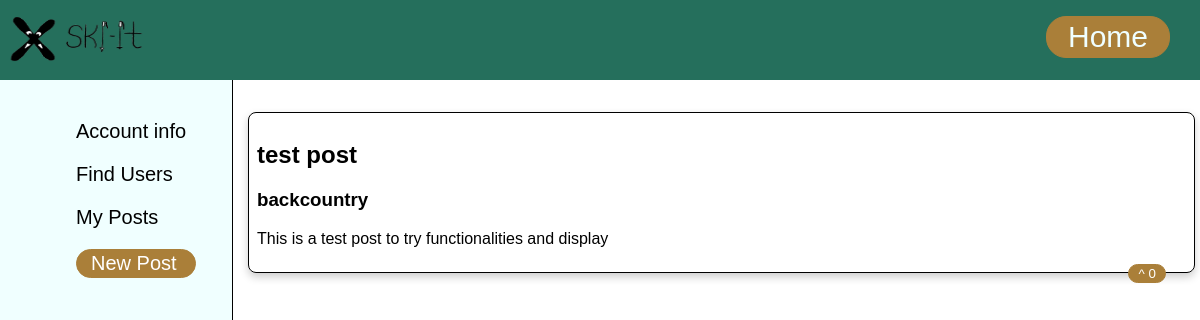
Page /routes/account.php (signed in) on the committed database.
### tables this page shows
CREATE TABLE `posts`(
    `post_id` INT AUTO_INCREMENT PRIMARY KEY,
    `username` varchar(255) NOT NULL,
    `title` VARCHAR(255) NOT NULL,
    `content` TEXT NOT NULL,
    `type` ENUM('resort', 'backcountry') NOT NULL,
    `post_date` TIMESTAMP DEFAULT CURRENT_TIMESTAMP,
    `likes` INT DEFAULT 0,
    `post_img` VARCHAR(255) DEFAULT NULL,
    FOREIGN KEY(username) REFERENCES users(username) ON DELETE CASCADE ON UPDATE CASCADE
);

### routes/account.php (the view, shortened to what this page needs)
<!DOCTYPE HTML>
<head lang="en">
    <link rel="stylesheet" href="../css/header.css">
    <link rel="stylesheet" href="../css/account.css">
</head>
<?php include 'headers/header2.php'; ?>
<body>
    <div class="menu">
        <ul>
            <li>Account info</li>
            <li>Find Users</li>
            <li>My Posts</li>
            <li><a id="makePost" href="makePost.php">New Post</a></li>
        </ul>
    </div>
    <div class="main">
        <?php
            $pdo = connectToDatabase();
            $query = "SELECT * FROM posts WHERE username = ? ORDER BY post_date DESC";
            $stmt = $pdo->prepare($query);
            $stmt->bindValue(1, $_SESSION['username']);
            $stmt->execute();
            if ($stmt->rowCount() > 0) {
                while ($post = $stmt->fetch(PDO::FETCH_ASSOC)) {
                    echo "<div class='post'>";
                    echo "<h2>" . $post['title'] . "</h2>";
                    echo "<h3>" . $post['type'] . "</h3>";
                    echo "<p>" . $post['content'] . "</p>";
                    echo "<p><button class='like-button' onClick=incrementLikes(this)>^ " . $post['likes'] . "</button></p>";
                    echo "</div>";
                }
            }
        ?>
    </div>
</body>

### css/header.css (style rules this page uses)
.menu { position: fixed; overflow: scroll; top:80px; left:0; padding: 0 1em 0 1em; height:100vh; background-color: azure; margin: 0em 2em 0em 0em; width: 200px; display:flex; flex-direction:column; font-family: 'Montserrat', sans-serif; border-right: solid 1px black; z-index: 100; }
.menu ul { list-style:none; font-size: 20px; }
.menu ul li { text-decoration: none; vertical-align: center; text-align: left; margin: 1em 1em 1em 1em; cursor: pointer; transition: background-color 0.3s ease; }
.main { position: relative; top:80px; left:200px; font-family: "Comic sans MS", "Comic Sans", "cursive", sans-serif; overflow: scroll; margin: 1em 1em 1em 1em; padding: 0 1.5em 0 1.5em; width: 80%; }

### css/account.css (style rules this page uses)
#makePost { position: relative; left:1.5em; width: 4.5em; }
.post { margin-top:1em; margin-bottom: 1em; border: 1px solid black; border-radius: 0.5em; padding: 0.5em; box-shadow: 0 4px 8px 0 rgba(0,0,0,0.2); transition: 0.3s; }
button, a:not(.logo, .home) { text-decoration: none; padding: .1em .7em .1em .7em; background-color: #AA7F39; border: 1px solid #AA7F39; color: white; border-radius: 20px; position: bottom; float: right; margin-right: 1.5em; }

### rows in the picture
posts: title "test post", type "backcountry", content "This is a test post to try functionalities and display", likes "0"
